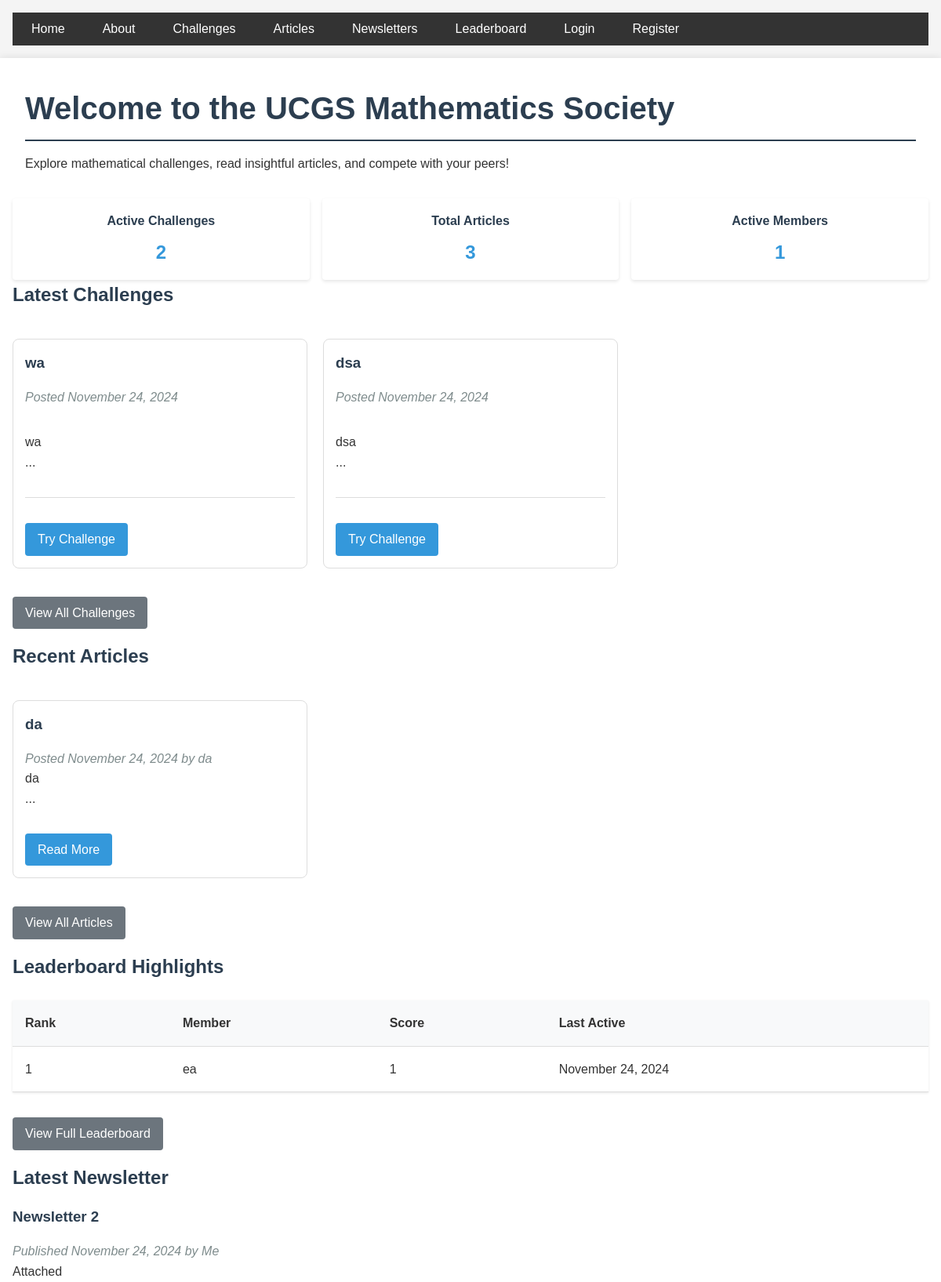
The page /index (upper part) on the database as committed earlier.
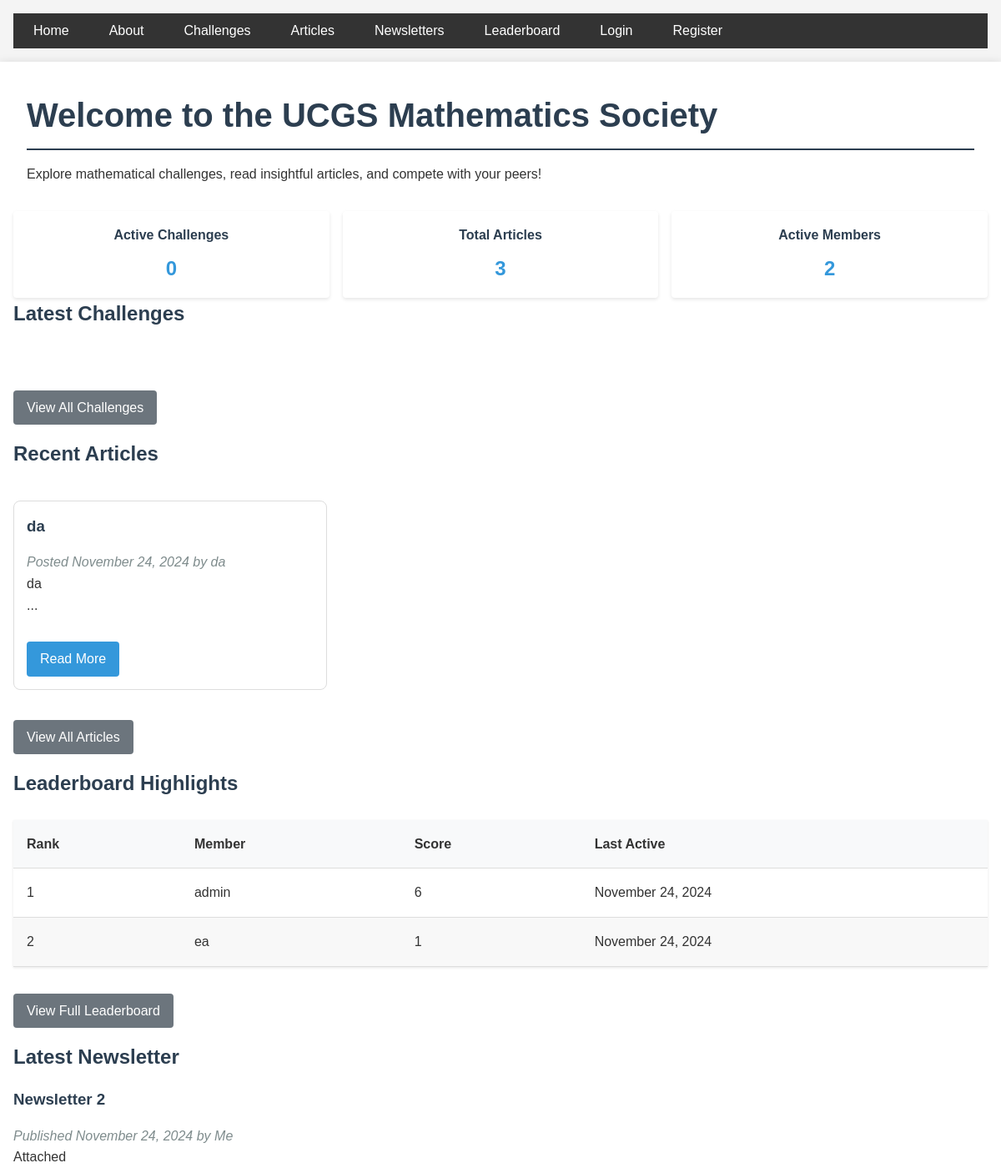
The same page on the database as committed later.
### app/models.py (models this page shows, shortened)
class Challenge(db.Model):
    id = db.Column(db.Integer, primary_key=True, autoincrement=True)
    title = db.Column(db.String(100), nullable=False)
    content = db.Column(db.Text, nullable=False)
    date_posted = db.Column(db.DateTime, nullable=False, default=datetime.utcnow)
    file_url = db.Column(db.String(100))
    key_stage = db.Column(db.String(3), nullable=False)
    answer_boxes = db.relationship('ChallengeAnswerBox', backref='challenge', lazy=True, cascade='all, delete-orphan')
    submissions = db.relationship('AnswerSubmission', backref='challenge', lazy=True)
    first_correct_submission = db.Column(db.DateTime)

class Article(db.Model):
    id = db.Column(db.Integer, primary_key=True)
    title = db.Column(db.String(100), nullable=False)
    file_url = db.Column(db.String(255))  # This will store the PDF file path
    content = db.Column(db.Text, nullable=False)
    named_creator = db.Column(db.String(100), nullable=True)
    date_posted = db.Column(db.DateTime, nullable=False, default=datetime.utcnow)
    user_id = db.Column(db.Integer, db.ForeignKey('user.id'), nullable=False)
    type = db.Column(db.String(20), default='article', nullable=False)

class LeaderboardEntry(db.Model):
    id = db.Column(db.Integer, primary_key=True)
    user_id = db.Column(db.Integer, db.ForeignKey('user.id'), nullable=False)
    score = db.Column(db.Integer, default=0)
    last_updated = db.Column(db.DateTime, nullable=False, default=datetime.utcnow)
    user = db.relationship('User', backref=db.backref('leaderboard_entries', cascade='all, delete-orphan'))

class User(UserMixin, db.Model):
    id = db.Column(db.Integer, primary_key=True)
    username = db.Column(db.String(64), index=True, unique=True)
    year = db.Column(db.Integer)
    password_hash = db.Column(db.String(128))
    is_admin = db.Column(db.Boolean, default=False)
    key_stage = db.Column(db.String(3), nullable=False, index=True)
    submissions = db.relationship('AnswerSubmission', backref='user', lazy=True,
                                cascade='all, delete-orphan')
    articles = db.relationship('Article', backref='author', lazy='dynamic',
                             cascade='all, delete-orphan')

### app/main/routes.py (the view)
@bp.route('/')
@bp.route('/index')
def index():
    try:
        challenges = Challenge.query
        articles = Article.query
        leaderboard_entries = LeaderboardEntry.query
        recent_challenges = Challenge.query.order_by(
                Challenge.date_posted.desc()
            ).limit(3).all()
        recent_articles = Article.query.filter_by(
            type='article'
        ).order_by(Article.date_posted.desc()).limit(3).all()
        top_performers = LeaderboardEntry.query.order_by(
            LeaderboardEntry.score.desc()
        ).limit(5).all()
        latest_newsletter = Article.query.filter_by(
            type='newsletter'
        ).order_by(Article.date_posted.desc()).first()
        return render_template('index.html',
                            challenges=challenges,
                            articles=articles,
                            leaderboard_entries=leaderboard_entries,
                            recent_challenges=recent_challenges,
                            recent_articles=recent_articles,
                            top_performers=top_performers,
                            latest_newsletter=latest_newsletter)
    except SQLAlchemyError as e:
        current_app.logger.error(f"Database error in index route: {str(e)}")
        flash("An error occurred while loading the homepage.", "error")
        return redirect(url_for('main.about'))

### app/templates/index.html (shortened to what the changed rows need)
{% extends "base.html" %}
{% block content %}
    <div class="container">
        <header class="text-center py-8">
            <h1>Welcome to the UCGS Mathematics Society</h1>
        </header>
        <div class="stats-grid">
            <div class="stats-card">
                <h3>Active Challenges</h3>
                <p>{{ challenges.count() if challenges else 0 }}</p>
            </div>
            <div class="stats-card">
                <h3>Active Members</h3>
                <p>{{ leaderboard_entries.count() if leaderboard_entries else 0 }}</p>
            </div>
        </div>
        <section class="mb-12">
            <h2>Latest Challenges</h2>
            <div class="challenge-grid">
                {% for challenge in recent_challenges %}
                <div class="challenge-card">
                    <h3>{{ challenge.title }}</h3>
                    <p class="meta">Posted {{ challenge.date_posted.strftime('%B %d, %Y') }}</p>
                    <p class="challenge-content">{{ challenge.content[:150] | safe  }}...</p>
                    <div class="challenge-actions">
                        <a href="{{ url_for('main.challenge', challenge_id=challenge.id) }}" class="button">Try Challenge</a>
                    </div>
                </div>
                {% endfor %}
            </div>
        </section>
        <section class="mb-12">
            <h2>Recent Articles</h2>
            <div class="article-grid">
                {% for article in recent_articles %}
                <div class="article-card">
                    <h3>{{ article.title }}</h3>
                    <p class="meta">
                        Posted {{ article.date_posted.strftime('%B %d, %Y') }}
                        {% if article.named_creator %}
                        by {{ article.named_creator }}
                        {% endif %}
                    </p>
                    <p>{{ article.content[:150] | safe  }}...</p>
                    <div class="article-actions">
                        <a href="{{ url_for('main.article', id=article.id) }}" class="button">Read More</a>
                    </div>
                </div>
                {% endfor %}
            </div>
        </section>
        <section class="mb-12">
            <h2>Leaderboard Highlights</h2>
            <div class="overflow-x-auto">
                <table>
                    <thead>
                        <tr>
                            <th>Rank</th>
                            <th>Member</th>
                            <th>Score</th>
                            <th>Last Active</th>
                        </tr>
                    </thead>
                    <tbody>
                        {% for entry in top_performers %}
                        <tr>
                            <td>{{ loop.index }}</td>
                            <td>{{ entry.user.username }}</td>
                            <td>{{ entry.score }}</td>
                            <td>{{ entry.last_updated.strftime('%B %d, %Y') }}</td>
                        </tr>
                        {% endfor %}
                    </tbody>
                </table>
            </div>
        </section>
        <section class="mb-12">
            <h2>Latest Newsletter</h2>
        </section>
    </div>
{% endblock %}

Rows that differ between the two databases and show on the page:
removed Challenge: title "wa", date_posted "November 24, 2024", content "wa"
removed Challenge: title "dsa", date_posted "November 24, 2024", content "dsa"
added LeaderboardEntry: user.username "admin", score "6", last_updated "November 24, 2024"
Other text that changed with them:
{{ challenges.count() if challenges else 0 }}: "2" → "0"
{{ leaderboard_entries.count() if leaderboard_entries else 0 }}: "1" → "2"
